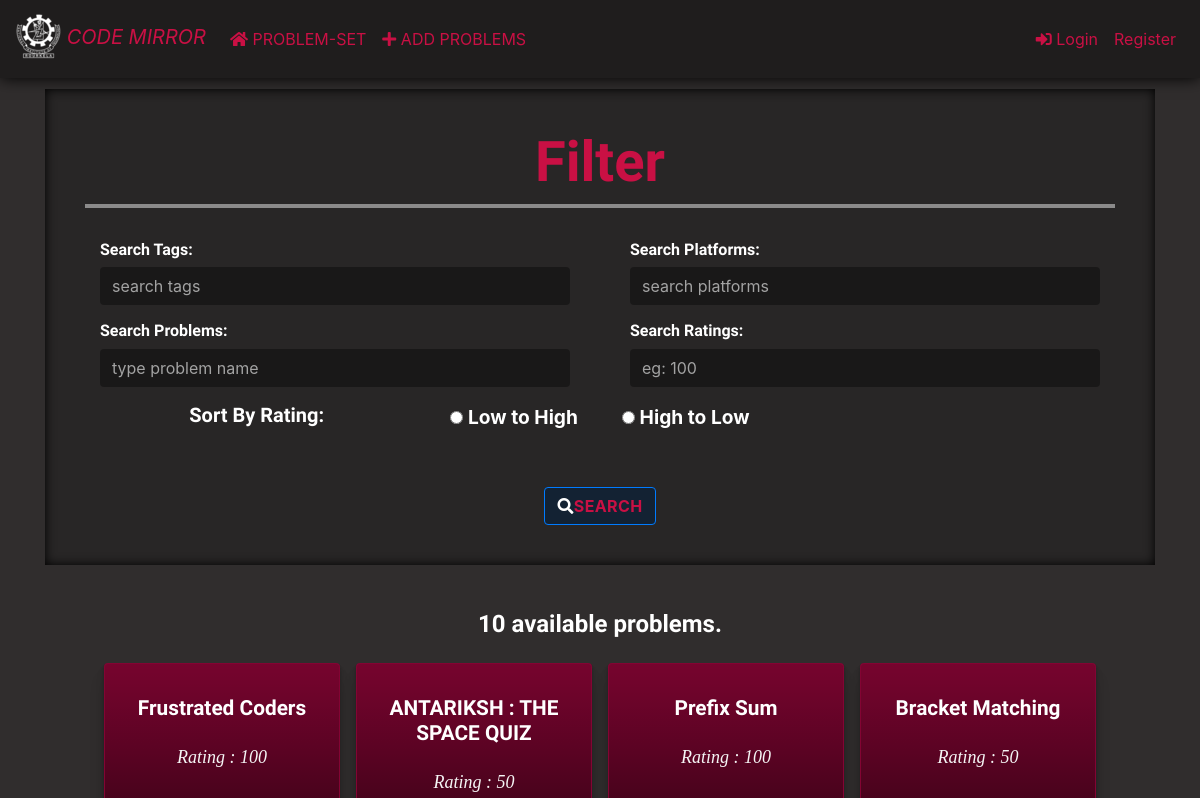
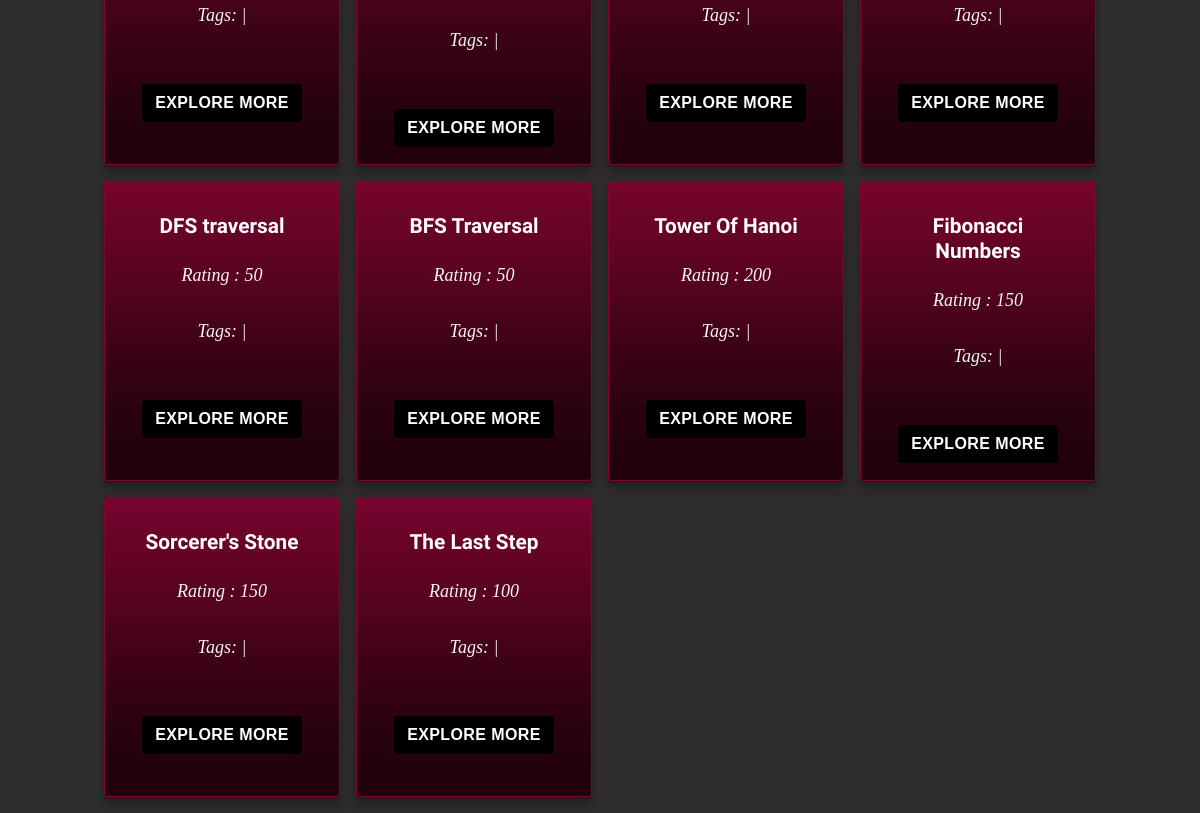
Before: /index/ with the older database file (2 pictures, top to bottom).
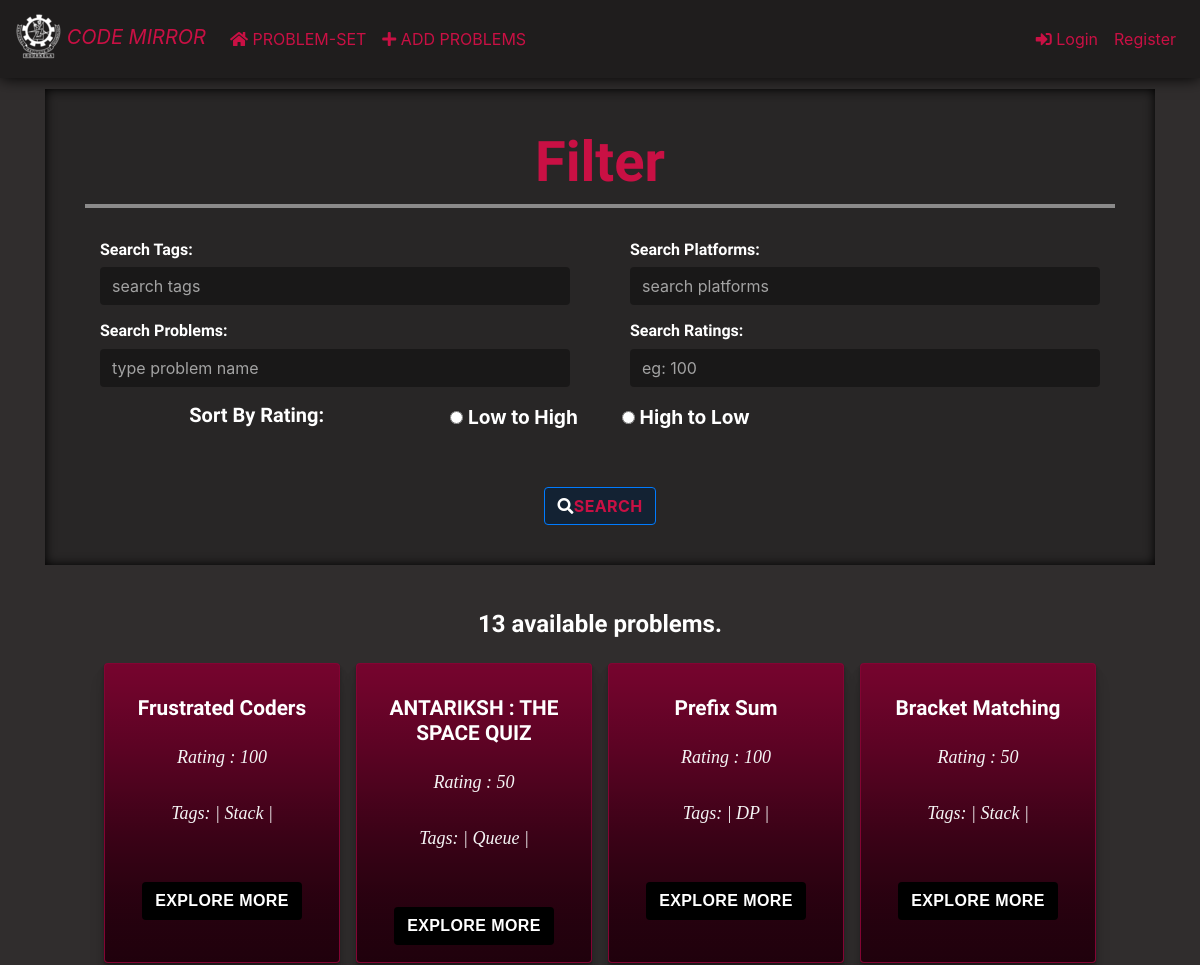
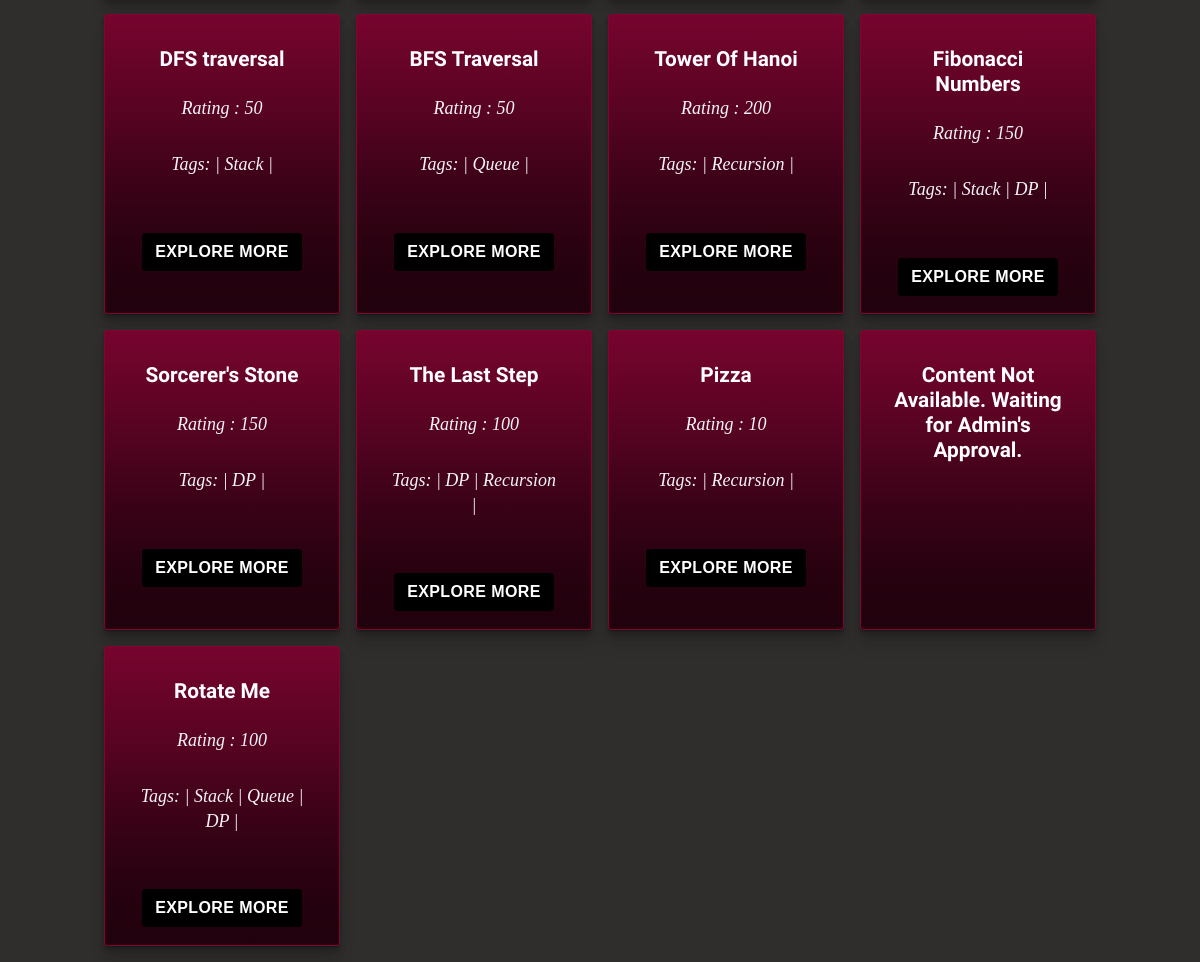
After: the same page with the newer database file (2 pictures, top to bottom).
### cp_app/models.py (models this page shows, shortened)
class Problem(models.Model):
    title = models.CharField(max_length=200)
    author = models.ForeignKey(Author, on_delete=models.CASCADE)
    tag = models.ManyToManyField(Tag)
    description=models.CharField(max_length=10000)
    rating=models.PositiveIntegerField()
    link=models.URLField(max_length=100)
    reviewed=models.BooleanField()

class Tag(models.Model):
    name = models.CharField(max_length=20)
    def __str__(self):
        return self.name

### cp_app/views.py (the view)
# urls.py: path('index/',views.index,name='index'),
def index(request):
    q2 = Tag.objects.all()
    q1 = Problem.objects.all()
    q3= Author.objects.all()
    tag=request.POST.get('tag_query')
    problem_name=request.POST.get('title_query')
    author=request.POST.get('author_query')
    rating=request.POST.get('rating_query')
    sort_by_rating = request.POST.get('rating_sort')
    print(request.POST)
    if is_valid_queryparam(tag):
        q1 = q1.filter(tag__name__iexact=tag)
    if is_valid_queryparam(problem_name):
        q1 = q1.filter(title__icontains=problem_name)
    if is_valid_queryparam(author):
        q1 = q1.filter(author__name__iexact=author)
    if is_valid_queryparam(rating):
        q1 = q1.filter(rating__iexact=rating)
    if sort_by_rating=='up':
        print('hi')
        q1=q1.order_by('rating')
    elif sort_by_rating=='down':
        q1=q1.order_by('-rating')
    return render(request,'index.html',{ 'problems':q1,'tags':q2,'authors':q3})

### cp_app/views.py (called while the page is built)
def is_valid_queryparam(param):
    return param != '' and param is not None

### templates/index.html (shortened to what this page needs)
<!DOCTYPE html>
{% extends 'base.html' %}
{% load static %}
{% block links_n_scripts %}
  {% load bootstrap4 %}
  {% bootstrap_css %}
  <link rel="stylesheet" href="//code.jquery.com/ui/1.12.1/themes/base/jquery-ui.css">
{% endblock %}
{% block body_block %}
<div class="jumbotron jumbotron-translucent" style="margin: 65px 0px 45px 0px; border-radius: 0rem!important;">
  <form method="post">
    <h1 class="filterf"><b style="color: #c91044;">Filter</b></h1>
    <hr>
    <br>
    <div class="row">
      <div class="col-lg-6 col-sm-6">
        <div class="col form-group">
          <h6><b>Search Tags:</b></h6>
          <input list="tags" type="search" name="tag_query" autocomplete="off" class="form-control textbox-translucent" placeholder="search tags" >
        </div>
      </div>
      <div class="col-lg-6 col-sm-6">
        <div class="col form-group">
          <h6><b>Search Platforms:</b></h6>
          <input list="authors" type="search" name="author_query" autocomplete="off" class="form-control textbox-translucent" placeholder="search platforms"  >
        </div>
      </div>
      <div class="col-lg-6 col-sm-6">
        <div class="col form-group">
          <h6><b>Search Problems:</b></h6>
          <input type="text" name="title_query" autocomplete="off" class="form-control textbox-translucent" placeholder="type problem name" >
        </div>
      </div>
      <div class="col-lg-6 col-sm-6">
        <div class="col form-group">
          <h6><b>Search Ratings:</b></h6>
          <input  type="text" name="rating_query" autocomplete="off" class="form-control textbox-translucent" placeholder="eg: 100" >
        </div>
      </div>
    </div>
    <div class="col-md text-center">
      <div class="row">
        <div class="col-lg-4 col-sm-4">
          <h5><b>Sort By Rating:</b></h5>
        </div>
        <div class="col-lg-4 col-sm-4">
          <div class="row">
            <div class="col-lg-6 col-sm-6">
              <label><input class="checkbox"  type="radio" value="up" name="rating_sort" ><b style="color: white;font-size: 1.2em;">  Low to High</b></label>
            </div>
            <div class="col-lg-6 col-sm-6">
              <label><input class="checkbox"  type="radio" value="down" name="rating_sort" ><b style="color: white;font-size: 1.2em;">  High to Low</b></label>
            </div>
          </div>
        </div>
        <div class="col-lg-4 col-sm-4">
        </div>
      </div>
      <br>
      <button class="btn btn-primary button-translucent" type="submit"><i class="fas fa-search"></i><b style="color: #c91044;">Search</b></button>
    </div>
  </form>
</div>
{% if problems %}
  {% if request.method == 'POST' %}
  <h4 style="text-align: center"><b>{{ problems.count }} problems found.</b></h4>
  {% else %}
  <h4 style="text-align: center"><b>{{ problems.count }} available problems.</b></h4>
  {% endif %}
  <main class="page-content">
  {% for x in problems %}
  {% if x.reviewed %}
      <div style="background-color: #96053a;" class="card">
        <div class="content">
          <h2 class="title"><a href="{% url 'cp_app:problem_detail' pk=x.pk %}"><b style="color: white;">{{ x.title }}</b></a></h2>
          <p class="copy">Rating : {{ x.rating }}</p>
          <p class="copy">Tags:
            {% for tags in x.tag.all%}
              | {{ tags }}
            {%endfor%}|
          </p>
          <a href="{% url 'cp_app:problem_detail' pk=x.pk %}"><button style="background-color: black;" class="btn"><b style="color: white;">Explore More</b></button></a>
        </div>
      </div>
    {% else %}
      <div style="background-color: #96053a;" class="card">
        <div class="content">
          <h2 class="title">Content Not Available. Waiting for Admin's Approval.</h2>
        </div>
      </div>
  {%endif%}
{% endfor %}
</main>
{% else %}
  <h1 style="color: #efefef;">NO problems</h1>
{% endif %}
{% endblock %}

Changed rows visible on the page:
now on this page (row unchanged): Tag: name "Stack"
now on this page (row unchanged): Tag: name "Queue"
now on this page (row unchanged): Tag: name "DP"
now on this page (row unchanged): Tag: name "Recursion"
added Problem: title "Pizza", rating "10"
added Problem: shows "Content Not Available. Waiting for Admin's Approval."
added Problem: title "Rotate Me", rating "100"
Other visible differences:
{{ problems.count }}: "10" → "13"
